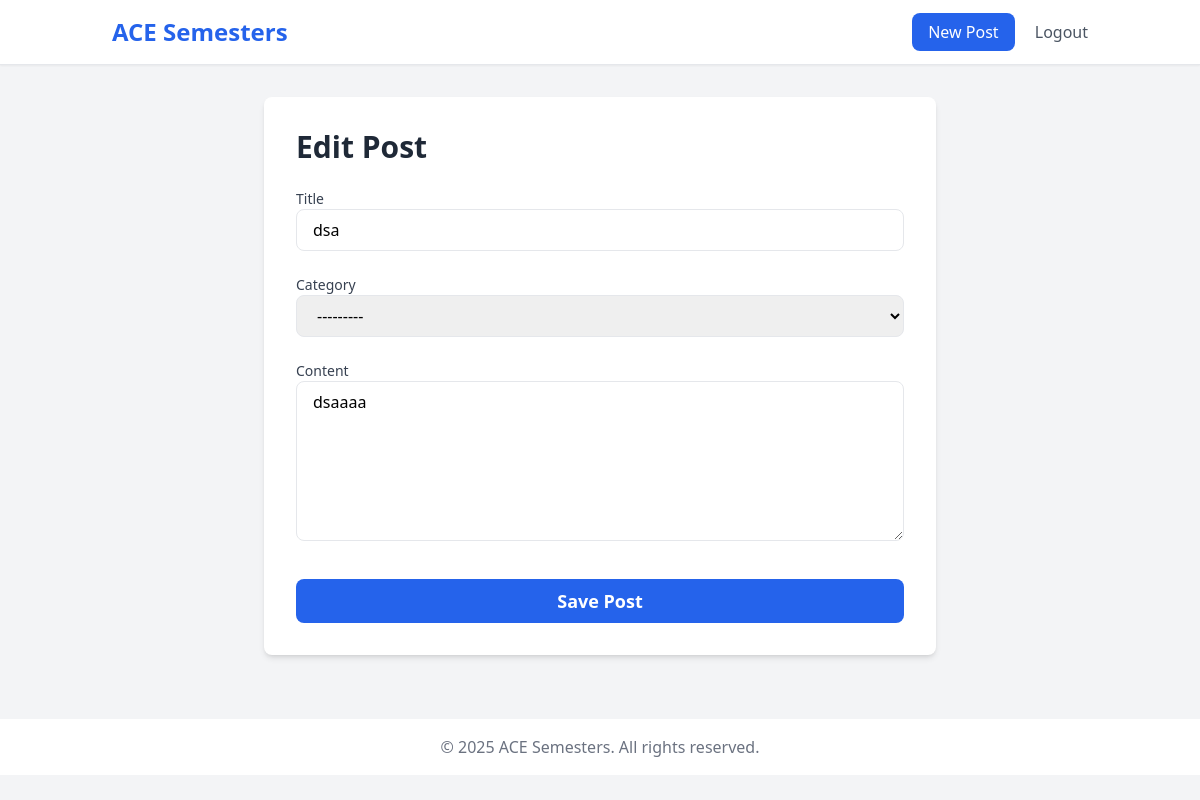
Screenshot of /post/2/edit/ (signed in) with the database file from the repository.
### blog/models.py (models this page shows, shortened)
class Post(models.Model):
    title = models.CharField(max_length=200)
    content = models.TextField()
    created_at = models.DateTimeField(auto_now_add=True)
    updated_at = models.DateTimeField(auto_now=True)
    author = models.ForeignKey(User, on_delete=models.CASCADE)
    category = models.ForeignKey(Category, on_delete=models.SET_NULL, null=True, blank=True)
    class Meta:
        ordering = ['-created_at']

### blog/views.py (the view, shortened to what this page needs)
# urls.py: path('post/<int:pk>/edit/', PostUpdateView.as_view(), name='post_update'),
class PostUpdateView(LoginRequiredMixin, UserPassesTestMixin, UpdateView):
    model = Post
    form_class = PostForm
    template_name = 'blog/post_form.html'
    def test_func(self):
        post = self.get_object()
        return self.request.user == post.author

### blog/forms.py
class PostForm(forms.ModelForm):
    class Meta:
        model = Post
        fields = ('title', 'category', 'content')
        widgets = {
            'title': forms.TextInput(attrs={'class': 'w-full px-4 py-2 border rounded-lg focus:outline-none focus:ring-2 focus:ring-blue-500'}),
            'category': forms.Select(attrs={'class': 'w-full px-4 py-2 border rounded-lg focus:outline-none focus:ring-2 focus:ring-blue-500'}),
            'content': forms.Textarea(attrs={'class': 'w-full h-40 px-4 py-2 border rounded-lg focus:outline-none focus:ring-2 focus:ring-blue-500', 'rows': 10}),
        }

### blog/templates/blog/post_form.html (shortened to what this page needs)
{% extends 'blog/base.html' %}
{% block content %}
<div class="max-w-2xl mx-auto bg-white p-8 rounded-lg shadow-md">
    {% if form.instance.pk %}
        <h1 class="text-3xl font-bold text-gray-800 mb-6">Edit Post</h1>
    {% else %}
        <h1 class="text-3xl font-bold text-gray-800 mb-6">Create a New Post</h1>
    {% endif %}
    <form method="POST">
        <div class="space-y-6">
            <div>
                <label for="{{ form.title.id_for_label }}" class="block text-sm font-medium text-gray-700">Title</label>
                {{ form.title }}
            </div>
            <div>
                <label for="{{ form.category.id_for_label }}" class="block text-sm font-medium text-gray-700">Category</label>
                {{ form.category }}
            </div>
            <div>
                <label for="{{ form.content.id_for_label }}" class="block text-sm font-medium text-gray-700">Content</label>
                {{ form.content }}
            </div>
        </div>
        <div class="mt-8">
            <button type="submit" class="w-full bg-blue-600 text-white rounded-lg px-4 py-2 text-lg font-semibold hover:bg-blue-700 transition duration-300">
                Save Post
            </button>
        </div>
    </form>
</div>
{% endblock %}

### rows the page displays
Post: title "dsa", category "---------", content "dsaaaa"
